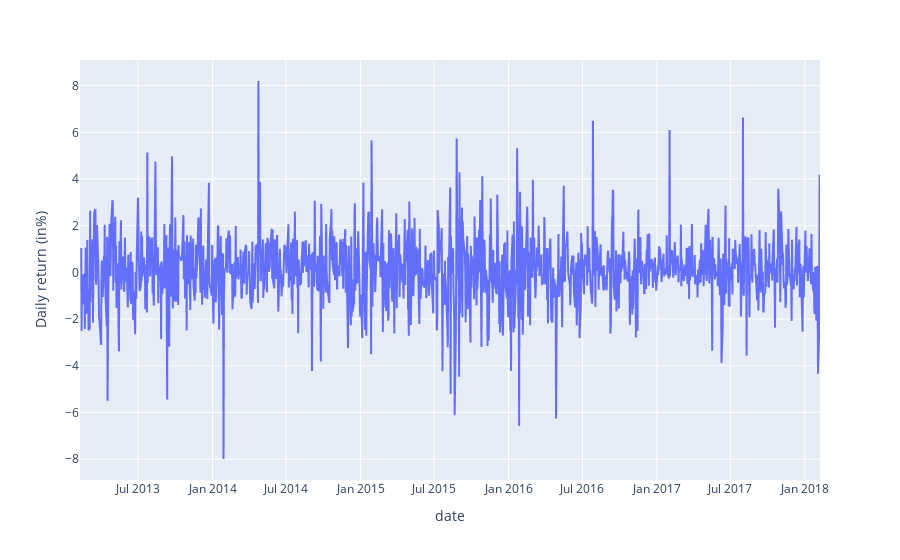

Notebook cell for this chart:
### Code cell
px.line(apple,x='date',y='Daily return (in%)')

### Figure 1 — Plotly figure (JSON) as saved in the notebook; plotly's stock layout.template omitted (floating-point values rounded to 4 significant figures; data arrays with more than 128 entries replaced by an {"elided": "..."} marker saying what was removed)
{"data": [{"hovertemplate": "date=%{x}<br>Daily return (in%)=%{y}<extra></extra>", "legendgroup": "", "line": {"color": "#636efa", "dash": "solid"}, "marker": {"symbol": "circle"}, "mode": "lines", "name": "", "showlegend": false, "type": "scattergl", "x": {"elided": "1259 str values"}, "xaxis": "x", "y": {"elided": "1259 float values"}, "yaxis": "y"}], "layout": {"legend": {"tracegroupgap": 0}, "margin": {"t": 60}, "xaxis": {"anchor": "y", "domain": [0, 1], "title": {"text": "date"}}, "yaxis": {"anchor": "x", "domain": [0, 1], "title": {"text": "Daily return (in%)"}}}}
